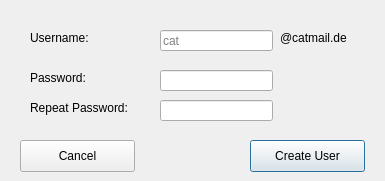
<?xml version="1.0" encoding="UTF-8"?>
<ui version="4.0">
 <class>NewUserDialog</class>
 <widget class="QDialog" name="NewUserDialog">
  <property name="geometry">
   <rect>
    <x>0</x>
    <y>0</y>
    <width>385</width>
    <height>181</height>
   </rect>
  </property>
  <property name="windowTitle">
   <string>Dialog</string>
  </property>
  <widget class="QPushButton" name="createUserBtn">
   <property name="geometry">
    <rect>
     <x>250</x>
     <y>140</y>
     <width>115</width>
     <height>32</height>
    </rect>
   </property>
   <property name="text">
    <string>Create User</string>
   </property>
  </widget>
  <widget class="QPushButton" name="cancelBtn">
   <property name="geometry">
    <rect>
     <x>20</x>
     <y>140</y>
     <width>115</width>
     <height>32</height>
    </rect>
   </property>
   <property name="text">
    <string>Cancel</string>
   </property>
  </widget>
  <widget class="QLineEdit" name="usernameInpt">
   <property name="geometry">
    <rect>
     <x>160</x>
     <y>30</y>
     <width>113</width>
     <height>21</height>
    </rect>
   </property>
   <property name="placeholderText">
    <string>cat</string>
   </property>
  </widget>
  <widget class="QLineEdit" name="passwordInpt">
   <property name="geometry">
    <rect>
     <x>160</x>
     <y>70</y>
     <width>113</width>
     <height>21</height>
    </rect>
   </property>
   <property name="echoMode">
    <enum>QLineEdit::Password</enum>
   </property>
  </widget>
  <widget class="QLineEdit" name="passwordRepeatInpt">
   <property name="geometry">
    <rect>
     <x>160</x>
     <y>100</y>
     <width>113</width>
     <height>21</height>
    </rect>
   </property>
   <property name="echoMode">
    <enum>QLineEdit::Password</enum>
   </property>
  </widget>
  <widget class="QLabel" name="usernameLbl">
   <property name="geometry">
    <rect>
     <x>30</x>
     <y>30</y>
     <width>81</width>
     <height>16</height>
    </rect>
   </property>
   <property name="text">
    <string>Username:</string>
   </property>
  </widget>
  <widget class="QLabel" name="usernamePostLbl">
   <property name="geometry">
    <rect>
     <x>280</x>
     <y>30</y>
     <width>81</width>
     <height>16</height>
    </rect>
   </property>
   <property name="text">
    <string>@catmail.de</string>
   </property>
  </widget>
  <widget class="QLabel" name="passwordLbl">
   <property name="geometry">
    <rect>
     <x>30</x>
     <y>70</y>
     <width>71</width>
     <height>16</height>
    </rect>
   </property>
   <property name="text">
    <string>Password:</string>
   </property>
  </widget>
  <widget class="QLabel" name="passwordRepeatLbl">
   <property name="geometry">
    <rect>
     <x>30</x>
     <y>100</y>
     <width>121</width>
     <height>16</height>
    </rect>
   </property>
   <property name="text">
    <string>Repeat Password:</string>
   </property>
  </widget>
 </widget>
 <resources/>
 <connections/>
</ui>
